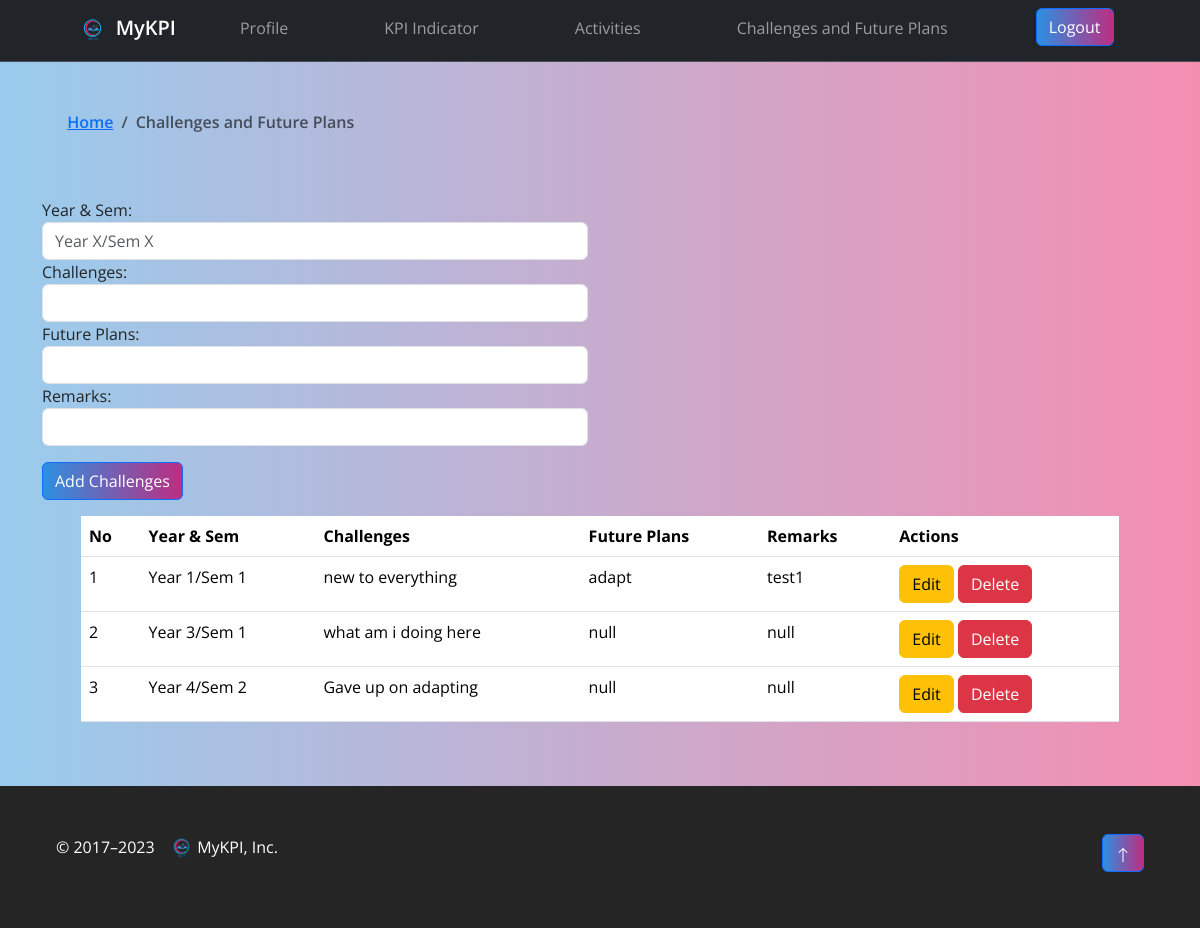
Page /cnfp.php (signed in) on the committed database.
### tables this page shows
CREATE TABLE `challenges` (
  `ch_id` int(11) NOT NULL,
  `userID` int(11) DEFAULT NULL,
  `semYear` varchar(20) DEFAULT NULL,
  `challenge` text DEFAULT NULL,
  `plan` text DEFAULT NULL,
  `remark` text DEFAULT NULL,
  `createdDate` timestamp NOT NULL DEFAULT current_timestamp()
);

### cnfp.php (the view, shortened to what this page needs)
<?php
include("config.php");
$result = $conn->query("SELECT * FROM challenges WHERE userID = {$_SESSION['UID']} ORDER BY semYear ASC");
$challenges = [];
while ($row = $result->fetch_assoc()) {
    $challenges[] = $row;
}
$content = '
    <div class="container mt-3 table_">
        <div class="row">
            <div class="col-md-6">
                <form method="post" action="cnfp_tion.php" class="mb-3">
                    <div class="form-group">
                        <label for="semYear">Year & Sem:</label>
                        <input type="text" class="form-control" name="semYear" required pattern="Year \d{1,}/Sem \d{1,}" placeholder="Year X/Sem X">
                    </div>
                    <div class="form-group">
                        <label for="challenge">Challenges:</label>
                        <input type="text" class="form-control" name="challenge" required>
                    </div>
                    <div class="form-group">
                        <label for="plan">Future Plans:</label>
                        <input type="text" class="form-control" name="plan" required>
                    </div>
                    <div class="form-group">
                        <label for="remark">Remarks:</label>
                        <input type="text" class="form-control" name="remark">
                    </div>
                    <button type="submit" class="btn btn-primary mt-3" name="addChallenge">Add Challenges</button>
                </form>
            </div>
        </div>
        <div class="row">
            <div class="col-md-12">
                <div class="table-container">
                <div class="table-responsive">
                <table class="table table-hover">
                    <thead>
                        <tr>
                            <th>No</th>
                            <th>Year & Sem</th>
                            <th>Challenges</th>
                            <th>Future Plans</th>
                            <th>Remarks</th>
                            <th>Actions</th>
                        </tr>
                    </thead>
                    <tbody>';
$no = 1;
foreach ($challenges as $challenge) {
$content .= '
<tr>
  <td>' . $no++ . '</td>
  <td>' . $challenge['semYear'] . '</td>
  <td>' . $challenge['challenge'] . '</td>
  <td>' . $challenge['plan'] . '</td>
  <td>' . $challenge['remark'] . '</td>
  <td>
      <a href="edit_cnfp.php?id=' . $challenge['ch_id'] . '" class="btn btn-warning">Edit</a>
      <form method="post" action="cnfp_tion.php" class="d-inline">
          <input type="hidden" name="deleteChallenge" value="' . $challenge['ch_id'] . '">
          <button type="submit" class="btn btn-danger">Delete</button>
      </form>
  </td>
</tr>';
}
$content .= '
                    </tbody>
                </table>
            </div>
        </div>
    </div>
</div>
</div>
';
include 'template.php';
?>

### css/style.css (style rules this page uses)
body, footer { font-family: 'Open Sans', sans-serif !important; }
.table-container { padding: 0% 3.5%; }
.btn-primary { border: none; border-radius: none; background: linear-gradient(90deg, rgba(52, 152, 219, 0.8), rgba(233, 30, 99, 0.8)); }

### rows in the picture
challenges: semYear "Year 1/Sem 1", challenge "new to everything", plan "adapt", remark "test1"
challenges: semYear "Year 3/Sem 1", challenge "what am i doing here", plan "null", remark "null"
challenges: semYear "Year 4/Sem 2", challenge "Gave up on adapting", plan "null", remark "null"

### other values in the picture
$pageTitle "Challenges and Future Plans"
